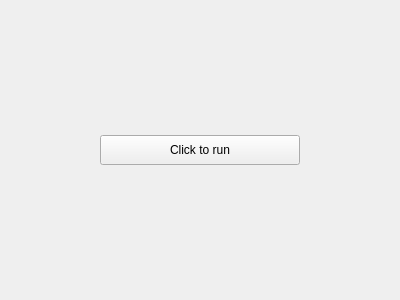
<?xml version="1.0" encoding="UTF-8"?>
<ui version="4.0">
 <class>Widget</class>
 <widget class="QWidget" name="Widget">
  <property name="geometry">
   <rect>
    <x>0</x>
    <y>0</y>
    <width>400</width>
    <height>300</height>
   </rect>
  </property>
  <property name="windowTitle">
   <string>Widget</string>
  </property>
  <widget class="QWidget" name="horizontalLayoutWidget">
   <property name="geometry">
    <rect>
     <x>0</x>
     <y>0</y>
     <width>401</width>
     <height>301</height>
    </rect>
   </property>
   <layout class="QHBoxLayout" name="horizontalLayout">
    <item>
     <widget class="QPushButton" name="pushButton">
      <property name="maximumSize">
       <size>
        <width>200</width>
        <height>30</height>
       </size>
      </property>
      <property name="text">
       <string>Click to run</string>
      </property>
     </widget>
    </item>
   </layout>
  </widget>
 </widget>
 <layoutdefault spacing="6" margin="11"/>
 <resources/>
 <connections/>
</ui>
